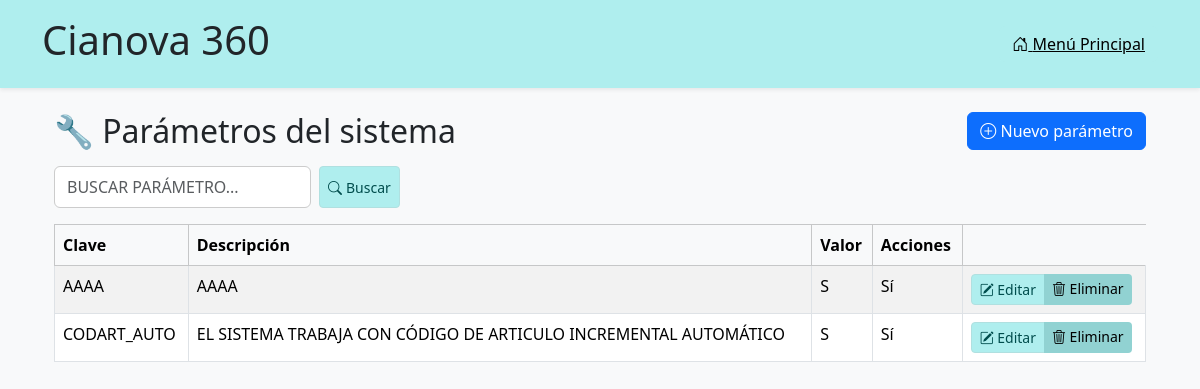
The page /articulos/parametros/ on the database as committed earlier.
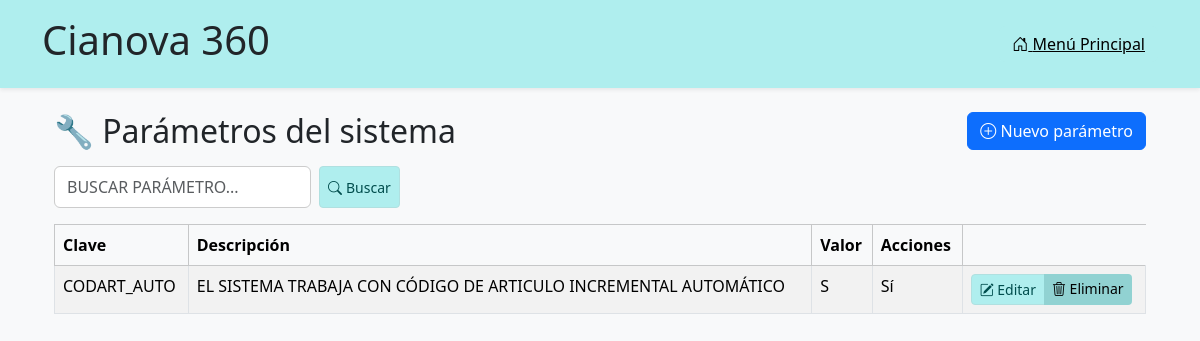
The same page on the database as committed later.
### articulos/models.py (models this page shows, shortened)
class ParametroSistema(models.Model):
    clave = models.CharField(max_length=14, unique=True)
    descripcion = models.CharField(max_length=200)
    valor = models.CharField(max_length=1, choices=[('S', 'Sí'), ('N', 'No')])

### articulos/views.py (the view)
# urls.py: path('parametros/', views.listar_parametros, name='listar_parametros'),
def listar_parametros(request):
    query = request.GET.get('buscar_parametro', '').strip().upper()
    if query:
        filtros = (
            Q(clave__icontains=query) |
            Q(descripcion__icontains=query) |
            Q(valor__icontains=query)
        )
        parametros = ParametroSistema.objects.filter(filtros)
    else:
        parametros = ParametroSistema.objects.all()
    contexto = {
        'parametros': parametros,
        'query': query
    }
    return render(request, 'articulos/listar_parametros.html', contexto)

### articulos/templates/articulos/listar_parametros.html (shortened to what this page needs)
{% extends "articulos/base.html" %}
{% block content %}
<div class="container mt-4">
  <div class="d-flex justify-content-between align-items-center mb-3">
    <h2 class="mb-0 text-institucional">🔧 Parámetros del sistema</h2>
    <a href="{% url 'agregar_parametro' %}" class="btn btn-primary">
      <i class="bi bi-plus-circle"></i> Nuevo parámetro
    </a>
  </div>
  <form method="get" class="d-flex mb-3" role="search">
    <input type="text" name="buscar_parametro" class="form-control me-2 text-uppercase" placeholder="Buscar parámetro..." value="{{ request.GET.buscar_parametro }}">
	<button type="submit" class="btn btn-sm btn-institucional d-inline-flex align-items-center gap-1">
      <i class="bi bi-search"></i> Buscar
    </button>
  </form>
  {% if parametros %}
    <table class="table table-striped table-bordered">
      <thead class="table-light">
        <tr>
          <th>Clave</th>
          <th>Descripción</th>
          <th>Valor</th>
          <th>Acciones</th>
        </tr>
      </thead>
      <tbody>
        {% for parametro in parametros %}
          <tr>
            <td class="text-uppercase">{{ parametro.clave }}</td>
            <td class="text-uppercase">{{ parametro.descripcion }}</td>
            <td>{{ parametro.valor }}</td>
            <td>{{ parametro.get_valor_display }}</td>
            <td>
              <div class="btn-group" role="group">
                <a href="{% url 'editar_parametro' parametro.id %}" class="btn btn-sm btn-institucional">
                  <i class="bi bi-pencil-square"></i> Editar
                </a>
                <a href="{% url 'eliminar_parametro' parametro.id %}"
                   class="btn btn-sm btn-institucional-danger"
                   onclick="return confirm('¿Está seguro que desea eliminar el parámetro {{ parametro.id }}?');">
                  <i class="bi bi-trash3"></i> Eliminar
                </a>
              </div>
            </td>
          </tr>
        {% endfor %}
      </tbody>
    </table>
  {% endif %}
</div>
{% endblock %}

Rows that differ between the two databases and show on the page:
removed ParametroSistema: clave "AAAA", descripcion "AAAA", valor "S", valor "Sí"
